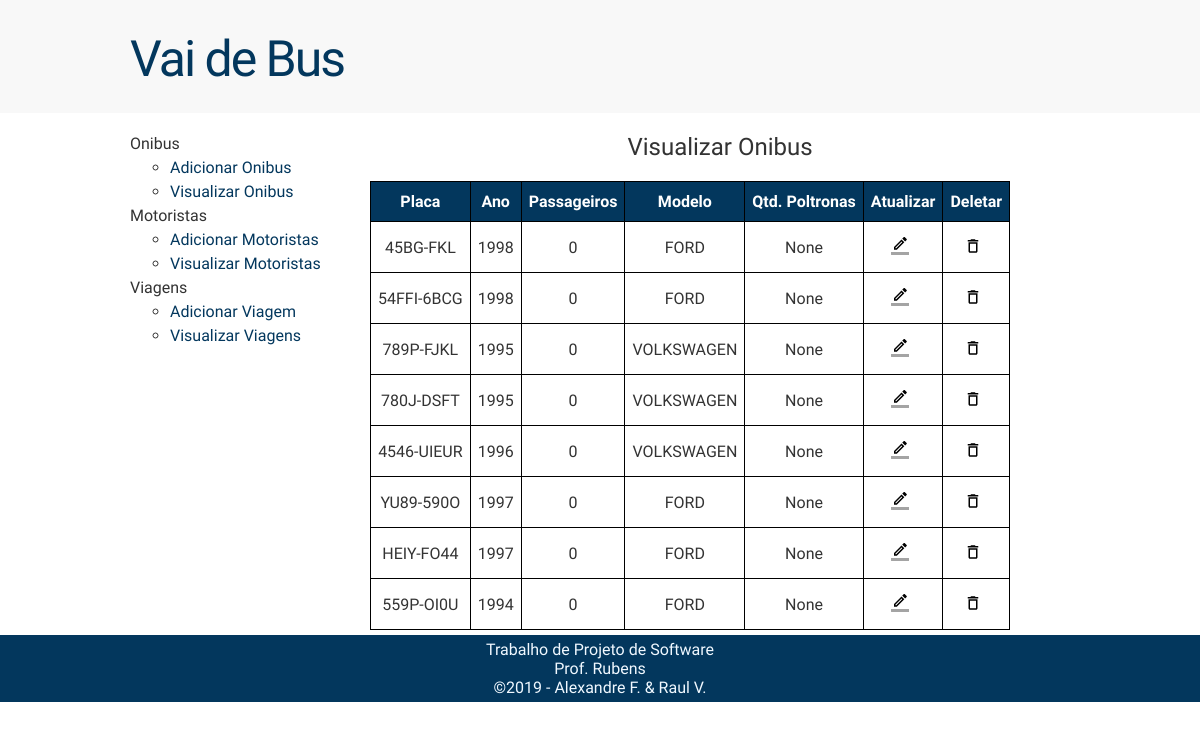
Page /admin/controlPanel/selectOnibus on the earlier database version.
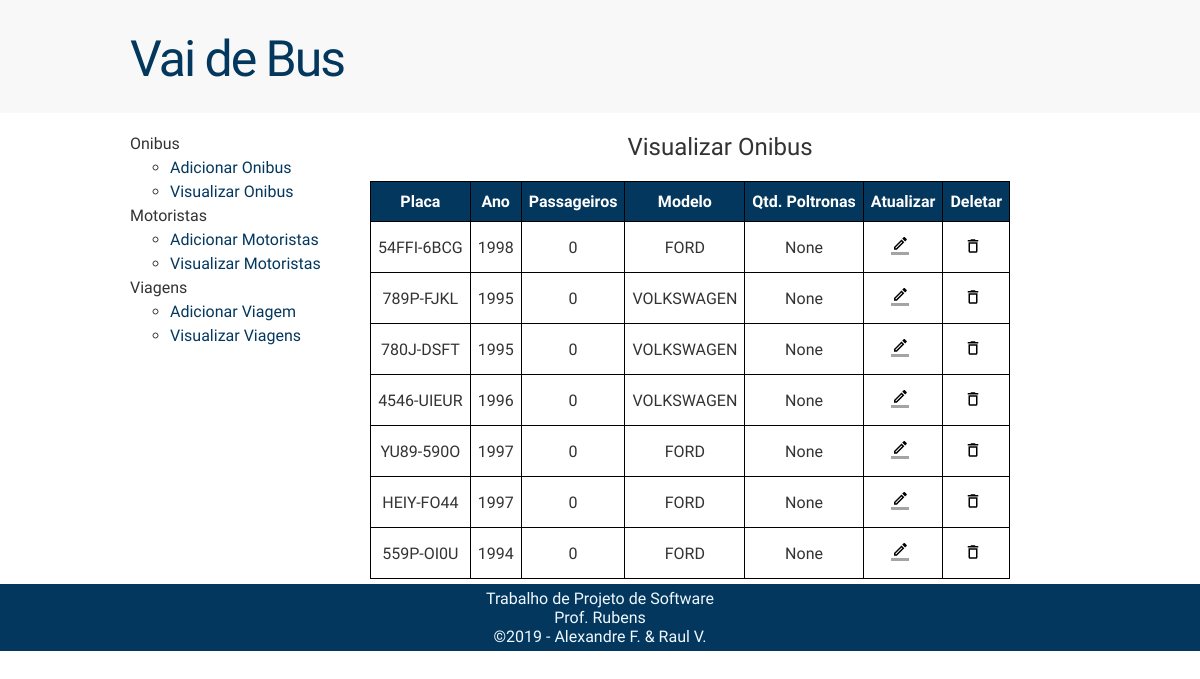
Same page on the later database version.
### tables this page shows
CREATE TABLE onibus 	(numOnibus INTEGER NOT NULL PRIMARY KEY AUTOINCREMENT,
						placa TEXT UNIQUE NOT NULL,
						ano INTEGER NOT NULL,
						passageiros INTEGER NOT NULL,
						modelo TEXT NOT NULL,
						qtdPoltronas TEXT NOT NULL);

### admin.py (the view)
	@app.route ("/admin/controlPanel/selectOnibus", methods=["GET", "POST",])
	def selectOnibus ():
		if request.method == "GET":
			return render_template ("selectOnibus.html", dataOnibus = dbSelectAllOnibus ())

### database.py (called while the page is built)
def dbSelectAllOnibus ():
	connection = sqlite3.connect ("CompOnibus.db")
	cursor = connection.cursor ()
	command = """
	SELECT placa, ano, passageiros, modelo, qtdPoltronas, numOnibus
	FROM onibus"""
	cursor.execute (command)
	data = cursor.fetchall ()
	connection.close ()
	return data

### templates/selectOnibus.html
{% extends "baseAdmin.html" %}
{% block style %}
<link rel="stylesheet" type="text/css" href="{{ url_for('static', filename='css/styleAdminSelect.css') }}">
{% endblock %}
{% block content %}
    <div class="visualizeBox">
        <h2 class="tituloOnibus">Visualizar Onibus</h2>
        <table>
        	<tr>
        		<th>Placa</th>
        		<th>Ano</th>
        		<th>Passageiros</th>
        		<th>Modelo</th>
        		<th>Qtd. Poltronas</th>
                <th>Atualizar</th>
                <th>Deletar</th>
        	</tr>
        	{% for item in dataOnibus %}
        		<tr>
        			{% for count in range (5) %}
        				<td> {{item[count]}} </td>
        			{% endfor %}
                    <form action= "{{ url_for('updateOnibus') }}" method="POST">
                        <td class="button"><button type="submit" class="botao atualizar" name="atualizar" value={{ item[5] }}></button></td>
                    </form>
                    <form action= "{{ url_for('deleteOnibus') }}" method="POST">
                        <td class="button"> <button type="submit" class="botao deletar" name="deletar" value={{ item[5] }} ></button></td>
                    </form>
        		</tr>
        	{% endfor %}
        </table>
    </div>
{% endblock %}

Differences in the rows shown:
removed onibus: placa "45BG-FKL" "1998" "0" "FORD" "None"
